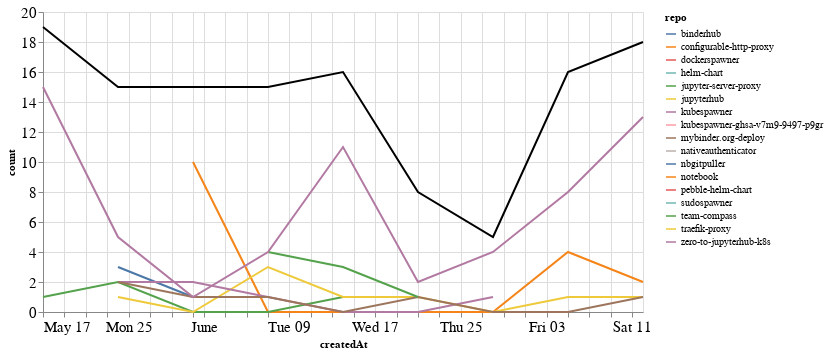

The code cell stored with this chart in its notebook:
### Markdown cell above
## Comments

### Code cell
comments_time = comments.groupby('repo').resample('W', on='createdAt').count()['author'].reset_index()
comments_time = comments_time.rename(columns={'author': 'count'})
comments_time_total = comments_time.groupby('createdAt').agg({"count": "sum"}).reset_index()
ch1 = alt.Chart(comments_time, width=600).mark_line().encode(
    x='createdAt',
    y='count',
    color='repo',
    tooltip="repo"
)

ch2 = alt.Chart(comments_time_total, width=600).mark_line(color="black").encode(
    x='createdAt',
    y='count',
)

ch1 + ch2

### Figure 1 — Vega-Lite specification as saved in the notebook (floating-point values rounded to 4 significant figures)
{"config": {"axisLeft": {"labelFontSize": 15}, "axisBottom": {"labelFontSize": 15}}, "layer": [{"data": {"name": "data-98a22a0a85e88df2711e8f983d3e9b5b"}, "mark": "line", "encoding": {"color": {"type": "nominal", "field": "repo"}, "tooltip": {"type": "nominal", "field": "repo"}, "x": {"type": "temporal", "field": "createdAt"}, "y": {"type": "quantitative", "field": "count"}}, "width": 600}, {"data": {"name": "data-085e07ee2c6b525fc42412bfb2139ce9"}, "mark": {"type": "line", "color": "black"}, "encoding": {"x": {"type": "temporal", "field": "createdAt"}, "y": {"type": "quantitative", "field": "count"}}, "width": 600}], "$schema": "https://vega.github.io/schema/vega-lite/v4.8.1.json", "datasets": {"data-98a22a0a85e88df2711e8f983d3e9b5b": [{"repo": "binderhub", "createdAt": "2020-05-24T00:00:00", "count": 3}, {"repo": "binderhub", "createdAt": "2020-05-31T00:00:00", "count": 1}, {"repo": "configurable-http-proxy", "createdAt": "2020-05-31T00:00:00", "count": 10}, {"repo": "configurable-http-proxy", "createdAt": "2020-06-07T00:00:00", "count": 0}, {"repo": "configurable-http-proxy", "createdAt": "2020-06-14T00:00:00", "count": 0}, {"repo": "configurable-http-proxy", "createdAt": "2020-06-21T00:00:00", "count": 0}, {"repo": "configurable-http-proxy", "createdAt": "2020-06-28T00:00:00", "count": 0}, {"repo": "configurable-http-proxy", "createdAt": "2020-07-05T00:00:00", "count": 4}, {"repo": "configurable-http-proxy", "createdAt": "2020-07-12T00:00:00", "count": 2}, {"repo": "dockerspawner", "createdAt": "2020-07-05T00:00:00", "count": 1}, {"repo": "helm-chart", "createdAt": "2020-06-07T00:00:00", "count": 1}, {"repo": "jupyter-server-proxy", "createdAt": "2020-05-17T00:00:00", "count": 1}, {"repo": "jupyter-server-proxy", "createdAt": "2020-05-24T00:00:00", "count": 2}, {"repo": "jupyter-server-proxy", "createdAt": "2020-05-31T00:00:00", "count": 0}, {"repo": "jupyter-server-proxy", "createdAt": "2020-06-07T00:00:00", "count": 0}, {"repo": "jupyter-server-proxy", "createdAt": "2020-06-14T00:00:00", "count": 1}, {"repo": "jupyterhub", "createdAt": "2020-05-24T00:00:00", "count": 1}, {"repo": "jupyterhub", "createdAt": "2020-05-31T00:00:00", "count": 0}, {"repo": "jupyterhub", "createdAt": "2020-06-07T00:00:00", "count": 3}, {"repo": "jupyterhub", "createdAt": "2020-06-14T00:00:00", "count": 1}, {"repo": "jupyterhub", "createdAt": "2020-06-21T00:00:00", "count": 1}, {"repo": "jupyterhub", "createdAt": "2020-06-28T00:00:00", "count": 0}, {"repo": "jupyterhub", "createdAt": "2020-07-05T00:00:00", "count": 1}, {"repo": "jupyterhub", "createdAt": "2020-07-12T00:00:00", "count": 1}, {"repo": "kubespawner", "createdAt": "2020-05-24T00:00:00", "count": 2}, {"repo": "kubespawner", "createdAt": "2020-05-31T00:00:00", "count": 2}, {"repo": "kubespawner", "createdAt": "2020-06-07T00:00:00", "count": 1}, {"repo": "kubespawner", "createdAt": "2020-06-14T00:00:00", "count": 0}, {"repo": "kubespawner", "createdAt": "2020-06-21T00:00:00", "count": 0}, {"repo": "kubespawner", "createdAt": "2020-06-28T00:00:00", "count": 1}, {"repo": "kubespawner-ghsa-v7m9-9497-p9gr", "createdAt": "2020-07-05T00:00:00", "count": 1}, {"repo": "mybinder.org-deploy", "createdAt": "2020-05-24T00:00:00", "count": 2}, {"repo": "mybinder.org-deploy", "createdAt": "2020-05-31T00:00:00", "count": 1}, {"repo": "mybinder.org-deploy", "createdAt": "2020-06-07T00:00:00", "count": 1}, {"repo": "mybinder.org-deploy", "createdAt": "2020-06-14T00:00:00", "count": 0}, {"repo": "mybinder.org-deploy", "createdAt": "2020-06-21T00:00:00", "count": 1}, {"repo": "mybinder.org-deploy", "createdAt": "2020-06-28T00:00:00", "count": 0}, {"repo": "mybinder.org-deploy", "createdAt": "2020-07-05T00:00:00", "count": 0}, {"repo": "mybinder.org-deploy", "createdAt": "2020-07-12T00:00:00", "count": 1}, {"repo": "nativeauthenticator", "createdAt": "2020-07-12T00:00:00", "count": 1}, {"repo": "nbgitpuller", "createdAt": "2020-07-05T00:00:00", "count": 1}, {"repo": "notebook", "createdAt": "2020-05-17T00:00:00", "count": 1}, {"repo": "pebble-helm-chart", "createdAt": "2020-06-07T00:00:00", "count": 1}, {"repo": "sudospawner", "createdAt": "2020-06-21T00:00:00", "count": 3}, {"repo": "team-compass", "createdAt": "2020-06-07T00:00:00", "count": 4}, {"repo": "team-compass", "createdAt": "2020-06-14T00:00:00", "count": 3}, {"repo": "team-compass", "createdAt": "2020-06-21T00:00:00", "count": 1}, {"repo": "traefik-proxy", "createdAt": "2020-05-17T00:00:00", "count": 2}, {"repo": "zero-to-jupyterhub-k8s", "createdAt": "2020-05-17T00:00:00", "count": 15}, {"repo": "zero-to-jupyterhub-k8s", "createdAt": "2020-05-24T00:00:00", "count": 5}, {"repo": "zero-to-jupyterhub-k8s", "createdAt": "2020-05-31T00:00:00", "count": 1}, {"repo": "zero-to-jupyterhub-k8s", "createdAt": "2020-06-07T00:00:00", "count": 4}, {"repo": "zero-to-jupyterhub-k8s", "createdAt": "2020-06-14T00:00:00", "count": 11}, {"repo": "zero-to-jupyterhub-k8s", "createdAt": "2020-06-21T00:00:00", "count": 2}, {"repo": "zero-to-jupyterhub-k8s", "createdAt": "2020-06-28T00:00:00", "count": 4}, {"repo": "zero-to-jupyterhub-k8s", "createdAt": "2020-07-05T00:00:00", "count": 8}, {"repo": "zero-to-jupyterhub-k8s", "createdAt": "2020-07-12T00:00:00", "count": 13}], "data-085e07ee2c6b525fc42412bfb2139ce9": [{"createdAt": "2020-05-17T00:00:00", "count": 19}, {"createdAt": "2020-05-24T00:00:00", "count": 15}, {"createdAt": "2020-05-31T00:00:00", "count": 15}, {"createdAt": "2020-06-07T00:00:00", "count": 15}, {"createdAt": "2020-06-14T00:00:00", "count": 16}, {"createdAt": "2020-06-21T00:00:00", "count": 8}, {"createdAt": "2020-06-28T00:00:00", "count": 5}, {"createdAt": "2020-07-05T00:00:00", "count": 16}, {"createdAt": "2020-07-12T00:00:00", "count": 18}]}}
